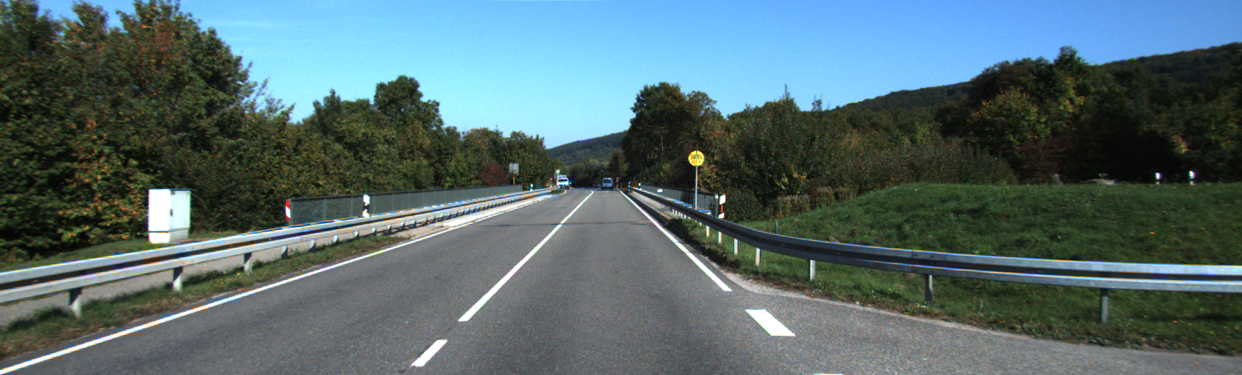
//> input picture lab2/street_scene.png, 1242 x 375 px
$ ./task1   (built with g++ and OpenCV 4)
//> lines starting //> are read from the running program, lines starting //| are printed output that depends on the picture
#include <opencv2/highgui.hpp>
#include <opencv2/imgproc.hpp>
#include <iostream>

int main(int argc, char** argv){
    cv::Mat color = cv::imread("../street_scene.png");
//> color is the input picture: 375 rows x 1242 cols, CV_8UC3; mean B, G, R 109, 106.5, 85.4
    cv::namedWindow("Example 1");
    cv::imshow("Example 1", color);
    cv::waitKey(0);

    cv::Mat gray ;
    cv::cvtColor(color, gray, cv::COLOR_BGR2GRAY);
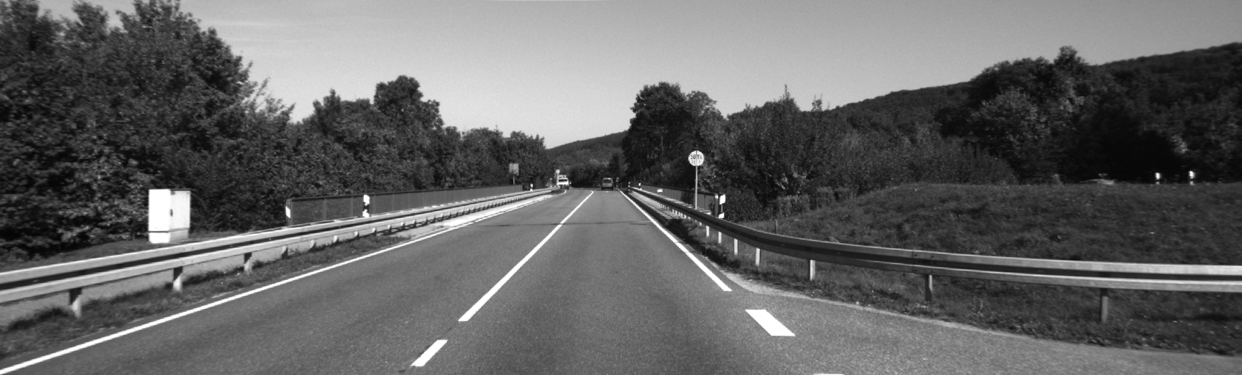
//> gray: 375 rows x 1242 cols, CV_8UC1; min 4, max 255, mean 100.5
    cv::imshow("Example", gray);
    cv::waitKey(0);

    cv::Size s = gray.size();
//> s = Size(1242, 375)
    std::cout << s.height << std::endl; // Print an integer
//| 375
    cv::Mat edge_map(s.height, s.width, CV_8UC1, cv::Scalar(0));
    cv::Canny(gray, edge_map, 150, 200);
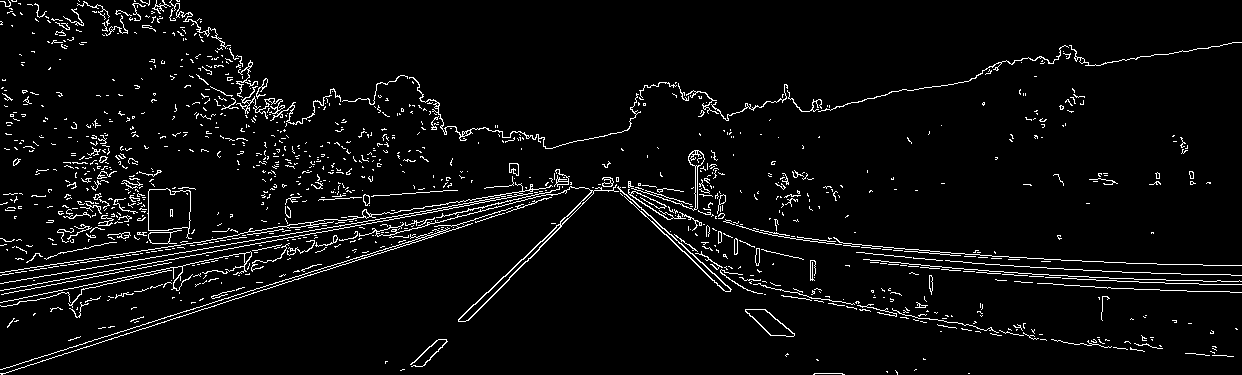
//> edge_map: 375 rows x 1242 cols, CV_8UC1; 4.5% white in thin lines or dots
    cv::imshow("Example", edge_map);
    cv::waitKey(0);

    return 0;
}

$ run again, with lab2/robocup.jpg saved as lab2/street_scene.png
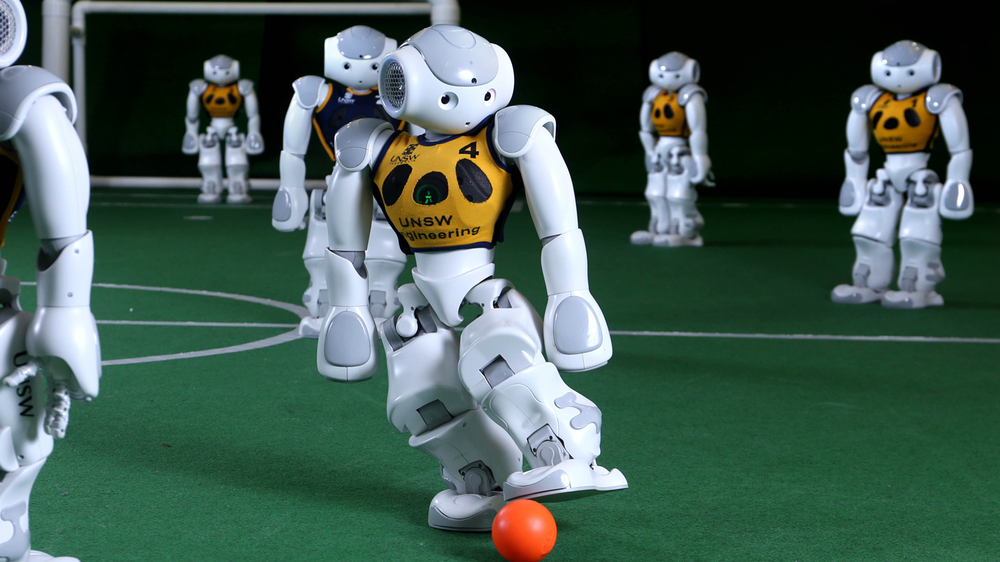
//> input picture lab2/robocup.jpg, 1000 x 562 px, shrunk from 1387 x 780 before the run
//> color is the input picture: 562 rows x 1000 cols, CV_8UC3; mean B, G, R 82.7, 92.1, 67.9
//> `cv::cvtColor(color, gray, cv::COLOR_BGR2GRAY);`:
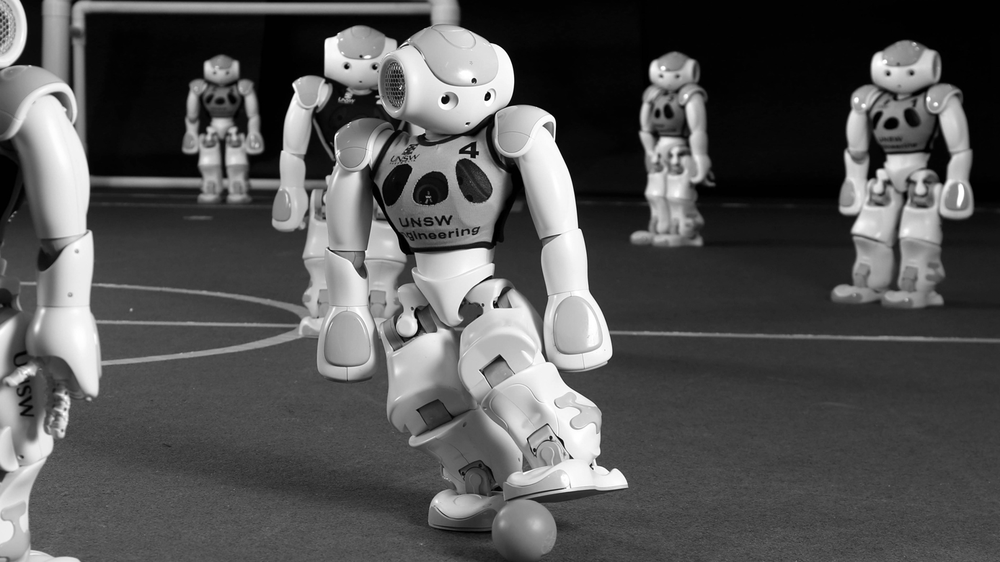
//> gray: 562 rows x 1000 cols, CV_8UC1; min 0, max 255, mean 83.8
//| 562
//> `cv::Canny(gray, edge_map, 150, 200);`:
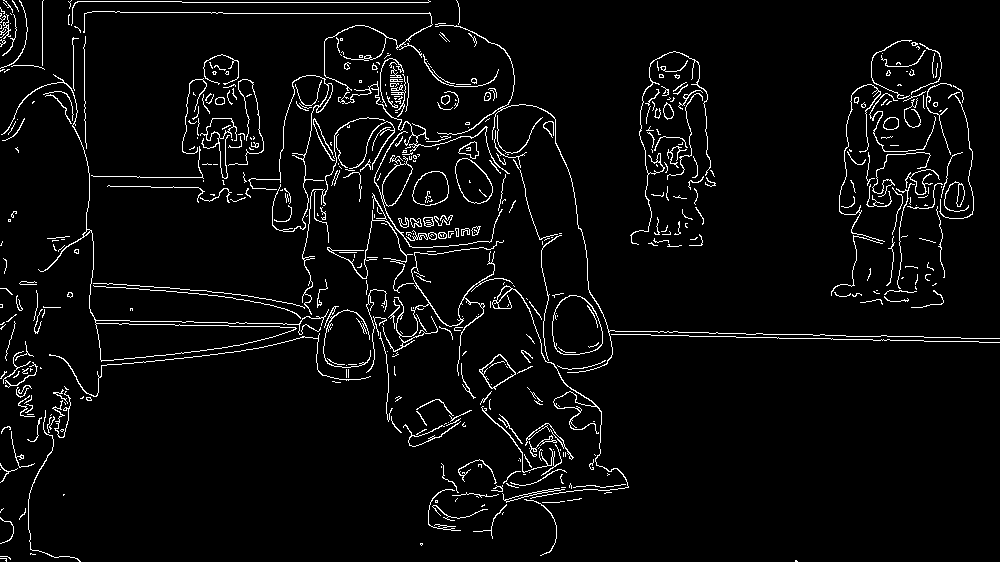
//> edge_map: 562 rows x 1000 cols, CV_8UC1; 4.3% white in thin lines or dots
